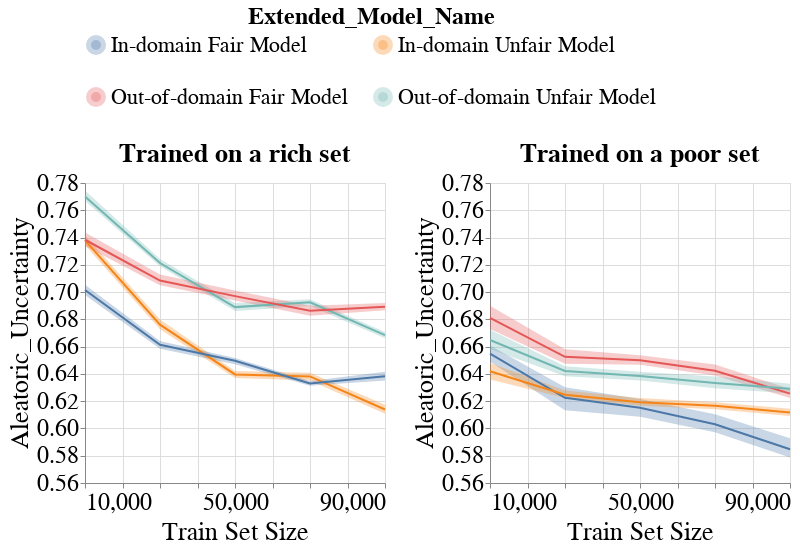

Notebook source saved alongside this figure:
### Code cell
create_group_metric_line_bands_per_dataset_plot(metrics_per_exp_dct=metrics_per_exp_dct,
                                                experiment_names=EXPERIMENT_NAMES,
                                                model_name=MODEL_NAMES[0],
                                                metric_type='subgroup',
                                                metric_name='Aleatoric_Uncertainty',
                                                group_name='overall',
                                                ylim=[0.56, 0.78],
                                                with_band=True)
